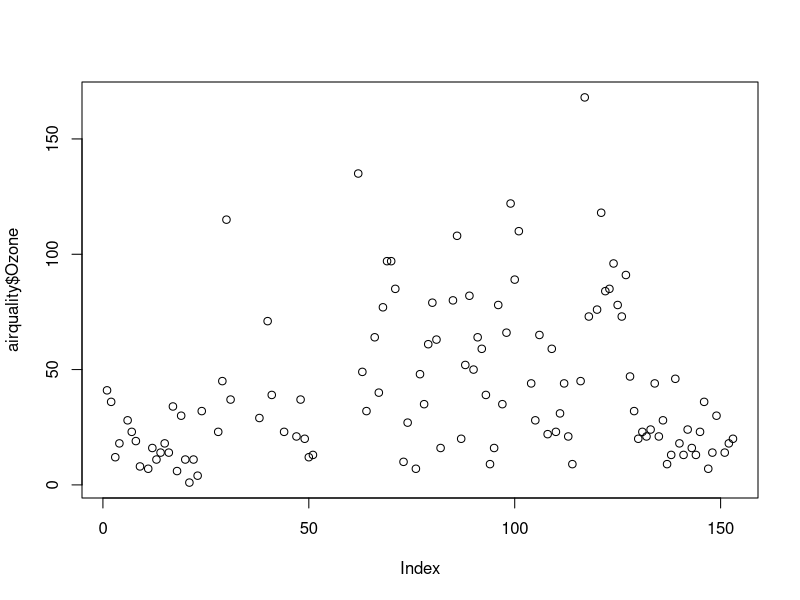
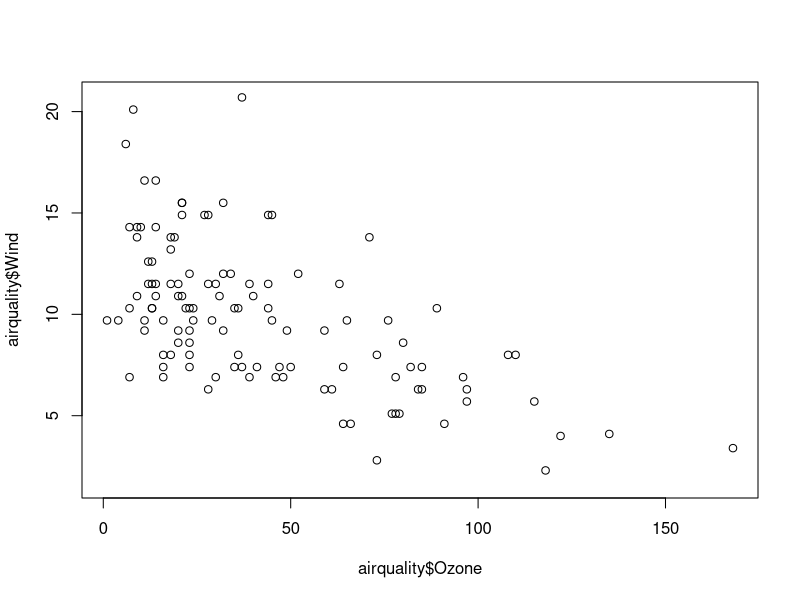
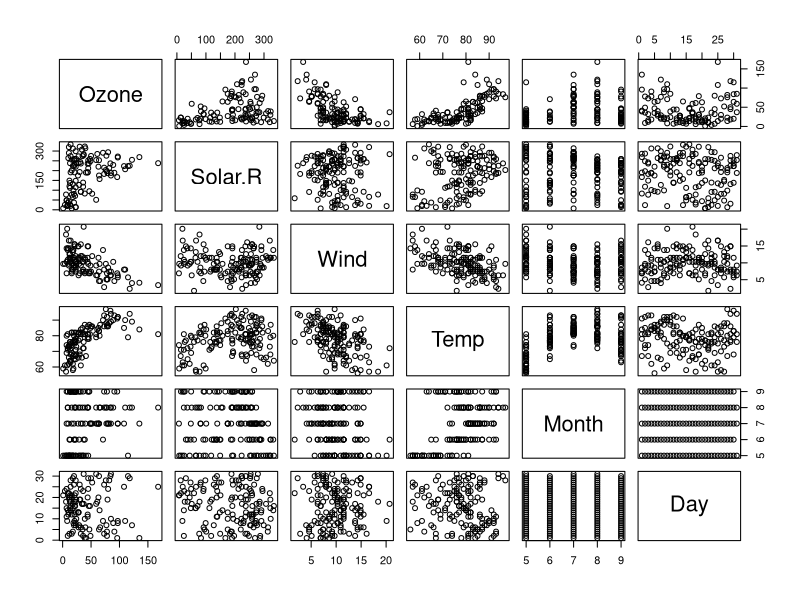
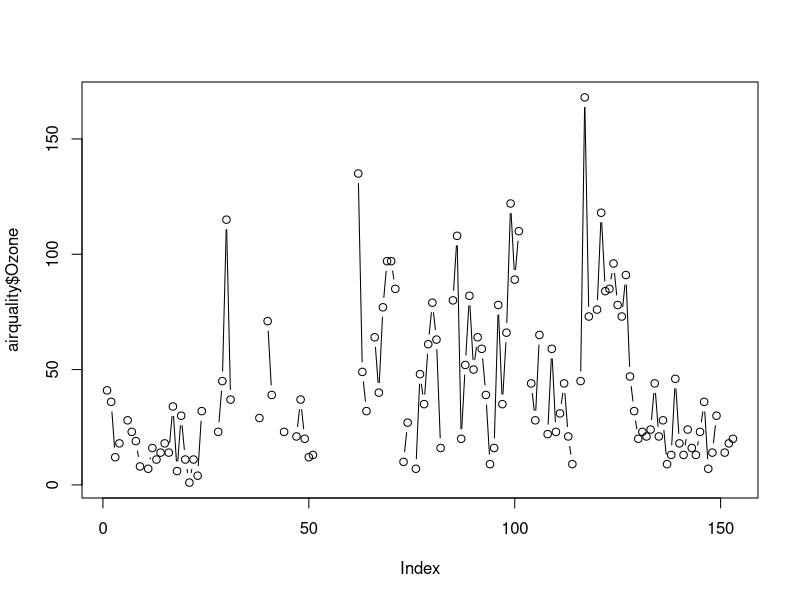
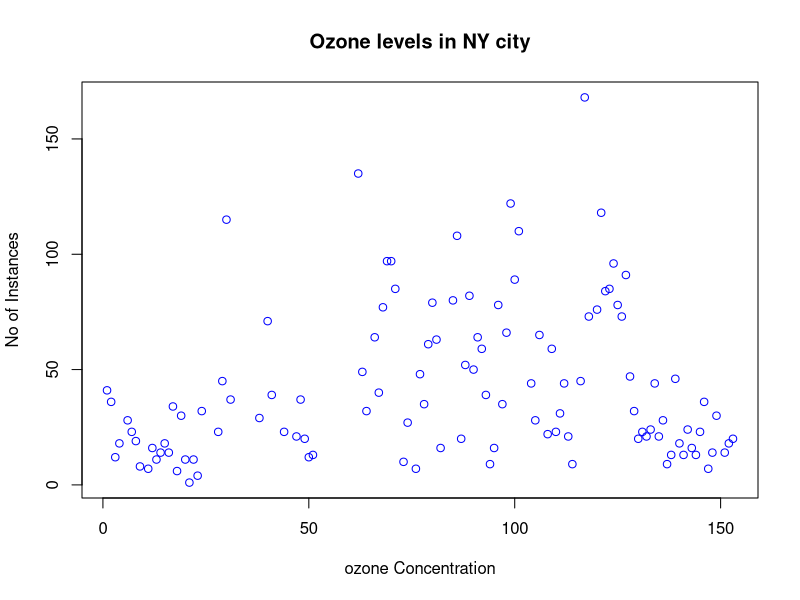
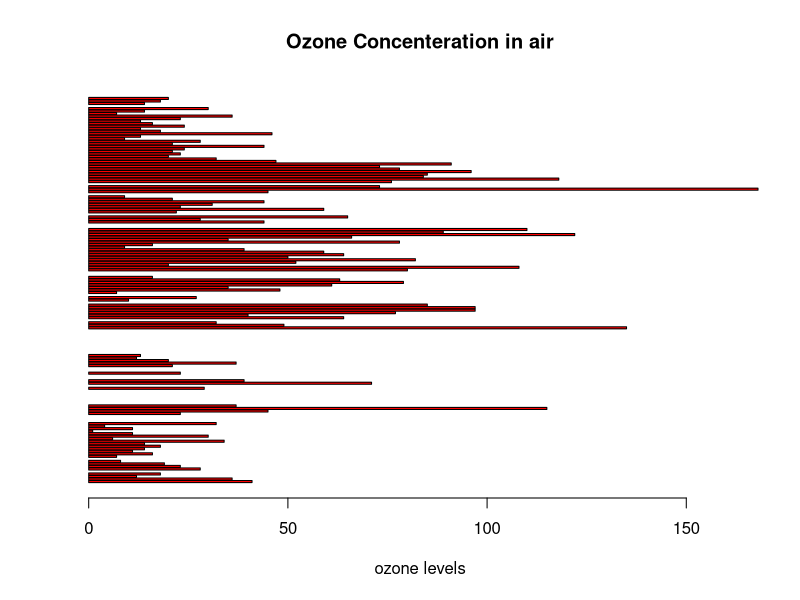
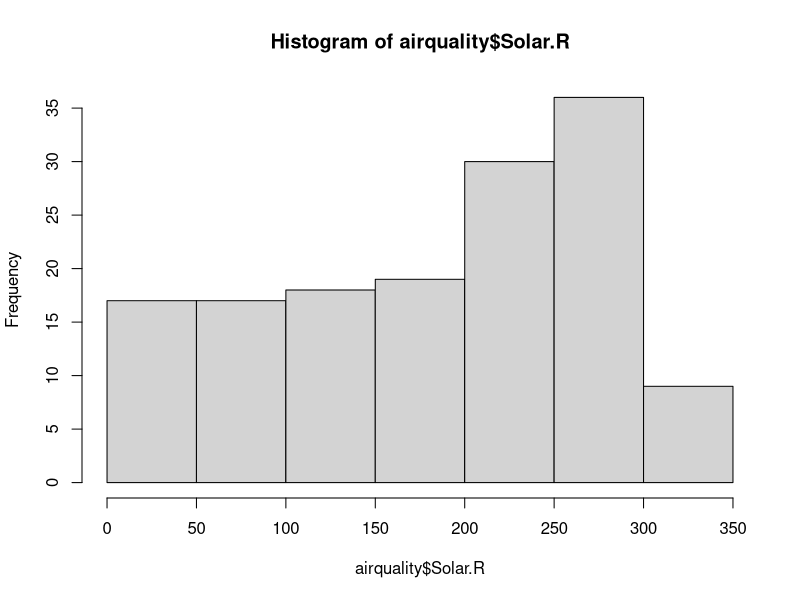
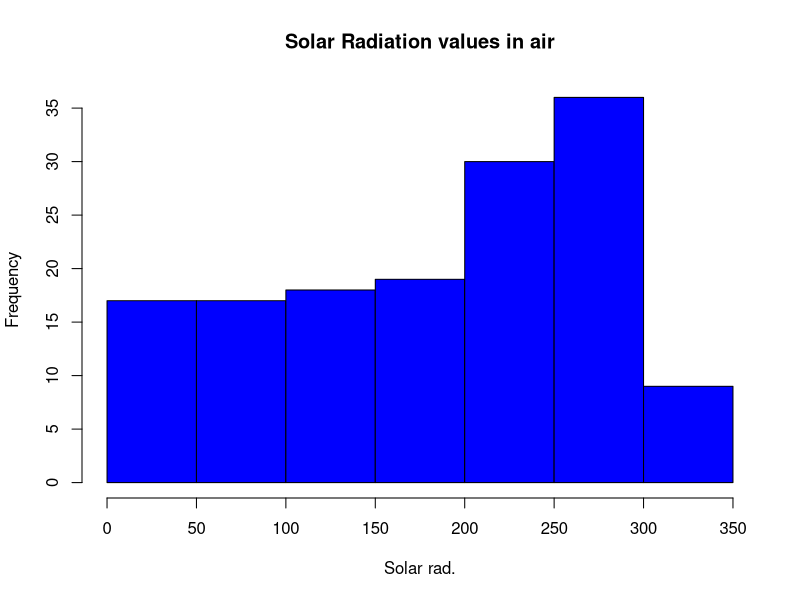

Recreate these plots in R, in order.
data("airquality")

#airquality = read.csv('path/airquality.csv',header=TRUE, sep=",")

airquality <-datasets::airquality

head(airquality)
tail(airquality)
####################
summary(airquality$Temp)

plot(airquality$Ozone)

plot(airquality$Ozone, airquality$Wind)

plot(airquality)

# points and lines 
plot(airquality$Ozone, type= "b") # p: points, l: lines,b: both ,h

plot(airquality$Ozone, xlab = 'ozone Concentration', 
     ylab = 'No of Instances', main = 'Ozone levels in NY city',
     col = 'blue')


# Horizontal bar plot
barplot(airquality$Ozone, main = 'Ozone Concenteration in air',
        xlab = 'ozone levels', col= 'red',horiz = TRUE)




hist(airquality$Solar.R)




hist(airquality$Solar.R, 
     main = 'Solar Radiation values in air',
     xlab = 'Solar rad.', col='blue')





#Single box plot
boxplot(airquality$Solar.R)








# Multiple box plots
boxplot(airquality[,1:4], 
        main='Multiple')

#margin of the grid(mar), 
#no of rows and columns(mfrow), 
#whether a border is to be included(bty) 
#and position of the 
#labels(las: 1 for horizontal, las: 0 for vertical)

par(mfrow=c(3,3),mar=c(2,5,2,1),  las=0, bty="n")
plot(airquality$Ozone)
plot(airquality$Ozone, airquality$Wind)
plot(airquality$Ozone, type= "c")
plot(airquality$Ozone, type= "s")
plot(airquality$Ozone, type= "h")
barplot(airquality$Ozone, main = 'Ozone Concenteration in air',
        xlab = 'ozone levels', col='green',horiz = TRUE)
hist(airquality$Solar.R)
boxplot(airquality$Solar.R)
boxplot(airquality[,0:4], main='Multiple Box plots')

